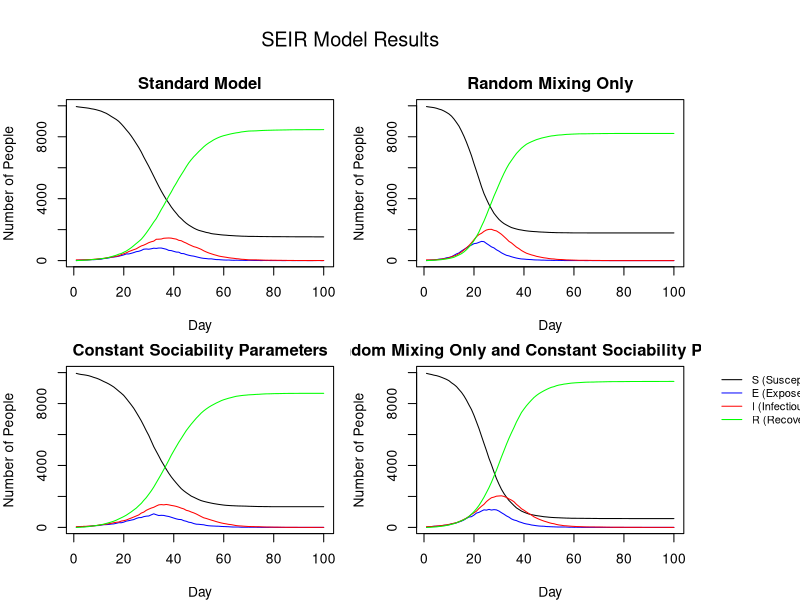

The R source for this figure:
###########################################################
# File:    Submission.R
# Authors: Colin McDonagh (s2213748), Matthew Poole (s2892092)
# , James Horn (s2304075)
# Date:    2025-10-13
###########################################################
#
### About
#
# This document contains an implementation of an SEIR model as 
# described in the Extended Statistical Programming module.
#
#
### Contributions:
#
# All members attended the majority of workshops and communicated remotely about progress made outside of
# class time.
#
# Colin McDonagh (%)  
#                      
#                     
#                      
#                      
#
# Matthew Poole  (%)  
#                      
#                      
#                      
#                       
#
# James Horn     (%)  
#                     
#                     
#

get.net = function(beta, h, n_c=15) {
  #' Creates a list of vectors, with each vector at position i containing the indices of people that person i is connected with socially.
  #' This is done by looping through each person, calculating their network based on the probability they are connected to someone else, 
  #' and then recording these values at position i of the list, and then recording the value i at each index of the list of the person
  #' in the social network.
  #' @param beta A list of uniform random deviates
  #' @param h a vector describing who shares houses
  #' @param n_c a value dictating the average number of connections per person.
  #' 
  #' @return a list of vectors, with the vector at position i being the social network of person i.
  
  # Define the number of people to consider
  n <- length(h)
  
  # Create a list of vectors for who shares a house with who, as people sharing houses cannot be in the same social network.
  house_network <- lapply(h, function(x) which(x == h))
  
  # Generate an empty list to populate with connections
  social_network <- vector("list",n)
  
  # loop through each person in the network
  for (i in 1:n) {
    # Create probabilities that person i is connected with each other person. 
    # Only consider person i and onwards as these values will be symmetric.
    network_probs <- c(rep(0,i-1), (beta[i]*n_c*beta[i:n])/(mean(beta)^2*(n-1))) 
    
    # Create probabilities to compare the network probs with.
    # The first i values are 1 as the first (i-1) have already been assigned networks, and person i cannot be in a network with themself. 
    probs <- c(rep(1,i), runif(n-i))
    
    # Assign the indices of people sharing a network to a vector, and exclude anyone who lives with them
    social_indices <- which(network_probs > probs)[-house_network[[i]]]
    
    # append the indices of people in person i's network to the list
    social_network[[i]] <- c(social_network[[i]], social_indices)
    
    # append person i to the network of each person in person i's network
    social_network[social_indices] <- lapply(social_network[social_indices], function(x) c(x, i))
  }
  
  return(social_network)
}


nseir <- function(beta,h,alink,alpha=c(.1,.01,.01),delta=.2,gamma=.4,nc=15, nt = 100,pinf = .005) {
  #' This function implements and simulates the SEIR model described in the introduction to this document for a given set of parameter
  #' values. It calculates the amount of people that are in the susceptible, exposed, infected, and recovered classes each day based 
  #' on households, a personal social network, and a random interaction network (where households and the personal networks are disjoint). 
  #' @param beta A list of uniform random deviates
  #' @param h A vector indexing who shares houses
  #' @param alink A list of vectors, with the vector at position i being the social network of person i.
  #' @param alpha A vector of parameters for alpha_h, alpha_c, and alpha_r (as described above) respectively.
  #' @param delta The probability that an infected individual transfers from the infected class to the recovered class each day.
  #' @param gamma The probability that an exposed individual transfers from the exposed class to the infected class each day.
  #' @param n_c A value of the average number of personal connections per person.
  #' @param nt The number of days to simulate the model over.
  #' @param pinf The proportion of the population infected at the start of the simulation.
  #' 
  #' @return A list of vectors, where these vectors contain the number of people in the susceptible class, exposed class, infected class, 
  #' recovered class, and the day these correspond to respectively.
  
  # Sets the number of people in the model
  n <- length(h)
  
  # Finds the initial number of people who should be infected
  ni <- round(n * pinf)
  
  # Creates a vector to contain the class of each individual each day
  x <- rep(0, n)
  
  # Calculates a constant used inside a loop once for efficiency
  k <- (alpha[3]*nc*beta) / (mean(beta)^2*(n-1))
  
  # Randomly samples the initial infected people from our population
  start_inf <- sample(1:n, ni, replace=FALSE)
  x[start_inf] <- 2
  
  # Initialise the vectors we will return from this function
  S <- E <- I <- R <- t_vec <- rep(0,nt)
  
  # Find the initial number of susceptible and infected people
  S[1] <- sum(x==0)
  I[1] <- sum(x==2)
  
  # Iterate the following over each day in the simulation
  for (t in 2:nt){
    
    # Initialise the vector to store people infected each day
    any_inf_vec <- rep(0,n)
    
    # Find the number of people infected on day t
    ii_inf <- which(x==2)
    
    # Iterate over each infected person to find out which susceptible people are infected by at least one infected person
    for (i in ii_inf){
      
      # Find the household and personal social network links of the current infected person
      house_ii <- which(h==h[i])
      pnet_ii <- alink[[i]]
      
      # Create a new vector where the jth entry will be the probability that person i infects person j by household or by the personal network
      personal_con <- rep(0,n)
      
      # If person j is in the household network of person i, set the jth value in personal_con to alpha_h
      personal_con[house_ii] <- alpha[1]
      # If person j is in the household network of person i, set the jth value in personal_con to alpha_c
      personal_con[pnet_ii] <- alpha[2]
      
      # Find the probabilities of person i infecting each other person in the random network.
      rnet_con <- k * beta[i]
      
      # Find which people are conncected to person i by household or personal network
      con_ii <- which(personal_con != 0)
      
      # Make a vector of uniform random deviates where only indices that correspond to contacts are sampled
      unif1 <- rep(1,n)
      unif1[con_ii] <- runif(length(con_ii))
      
      # Separate uniform random deviate of length n
      unif2 <- runif(n)
      
      # Simulate the probability that each person was infected by person i by household or personal network
      inf_vec1 <- personal_con >= unif1
      # Simulate the probability that each person was infected by person i by random network
      inf_vec2 <- rnet_con >= unif2
      
      # Stores whether each person was infected by any infected person in the model on day t
      any_inf_vec <- inf_vec1 | inf_vec2 | any_inf_vec
    }
    
    # Create uniform random deviates
    u <- runif(n)
    
    # Infected people transition to recovered with class probability delta            
    x[x==2&u<delta] <- 3 
    # Exposed people transition to infected class with probability gamma
    x[x==1&u<gamma] <- 2  
    
    # (Only) Susceptible people transition to exposed class as calculated above
    x[x==0&(1*any_inf_vec)==1] <- 1
    
    # Sum the total people in each class and increment the day
    S[t] <- sum(x==0); E[t] <- sum(x==1)
    I[t] <- sum(x==2); R[t] <- sum(x==3)
    t_vec[t] <- t
  }  
  
  # Return the list of susceptible, exposed, infected, and recovered people on each day and the vector of day indices
  return(list(S=S,E=E,I=I,R=R,t=t_vec))
}

plot_seir = function(seir_results_list, title = 'SEIR Model Results') {
  
  #' Plots a list of SEIR model results in a 2x2 grid layout, showing the
  #' evolution of SEIR (Susceptible, Exposed, Infectious, Recovered) 
  #' compartments for one or more simulation results. Each element of
  #' `seir_results_list` should be a list containing vectors `S`, `E`,
  #' `I`, and `R` representing daily counts of individuals in each state.
  #' 
  #' @param seir_results_list A list of all model results
  #' @param title optional title for overall window
  #'     
  
  # Generate the grid layout with margin outside layout for legend
  par(mfrow = c(2, 2), mar = c(4, 4, 2, 1), oma = c(0, 0, 4, 6))
  
  # Create subplot titles
  plot_titles <- c(
    'Standard Model'
    ,'Random Mixing Only'
    ,'Constant Sociability Parameters'
    ,'Random Mixing Only and Constant Sociability Parameters'
  )
  
  for (i in seq_along(seir_results_list)) {
    
    # Obtain results timeframe in days
    seir_results <- seir_results_list[[i]]
    n_days <- length(seir_results$S)
    days <- 1:n_days
    
    # Generate line graphs for each class member of the population per day
    plot(
      days
      , seir_results$S
      , type="l"
      , col = "black"
      , ylim = c(0, n)
      , xlab = "Day"
      , ylab = "Number of People"
      , main = plot_titles[i]
    )
    lines(days, seir_results$E, col = "blue")
    lines(days, seir_results$I, col = "red")
    lines(days, seir_results$R, col = "green")
  }
  
  # End layout plotting
  par(xpd = NA)
  
  # Create a clear legend for all plots
  legend("topright",
         inset = c(-0.55, 0),
         legend = c("S (Susceptible)", "E (Exposed)", "I (Infectious)", "R (Recovered)"),
         col = c("black", "blue", "red", "green"),
         lty = 1,
         xpd = NA,
         bty = "n",
         cex = 0.8)
  
  # Add a title for the overall window
  mtext(title, outer = TRUE, line = 1, cex = 1.2)
}


# Run models
# Specify the number of people in the simulation and the maximum number of people in a given household
system.time({n = 10000; hmax = 5

# Simulate beta values as standard uniform random deviates
beta <- runif(n)

# Simulate a vector of household contacts
h1 <- rep(rep(1:n, sample(1:hmax,n, replace=TRUE)), length.out=n)

# Simulate personal network information
alink <- get.net(runif(n), h1, 15)

# Create a list of models (using nseir) to compare
results_list <- list(
  
  # Standard model with personal, household, and random mixing
  nseir(beta, h1, alink)
  
  # Run model with random mixing only
  ,nseir(beta, h1, alink, alpha=c(0, 0, 0.04))
  
  # Run model with constant sociability parameters for each person
  ,nseir(beta=rep(mean(beta),n), h1, alink)
  
  # Run model with constant sociability parameters for each person and only consider random mixing
  ,nseir(beta=rep(mean(beta),n), h1, alink, alpha=c(0, 0, 0.04))
  
)
plot_seir(results_list)
})
# Standard Model
# -------------------------------------------------------------------------

# This represents a typical SEIR model with household and personal 
# networks. Day 0-10 a small number of infections initially appear. Between
# days 30-40 the number of infected people reaches its peak as many susceptible
# people are already infected/immune. As a result, between day 50-70 
# new infections decrease rapidly and finally the epidemic stablises around day 
# 80-100 as almost all people have recovered.


# Random mixing only
# -------------------------------------------------------------------------

# We see a similar trend compared with the standard model
# in terms of changes in SEIR numbers, however the number of exposed 
# people peaks sooner and larger at around day 20.

# Infected individuals mostly contact people they already know
# within household/personal networks, meaning once their household 
# or close network becomes infected, they run out of new susceptibles
# before the infection reaches the rest of the population.

# However without personal and household networks, the population 
# mixes homogenously with less specific population interaction
# ,causing the E and I curves to rise and peak earlier. It appears
# that the rate of recovery is also larger, however this is due to larger
# numbers of infected people per day, the rate of recovery remains constant
# in both this model and the standard.
# 
